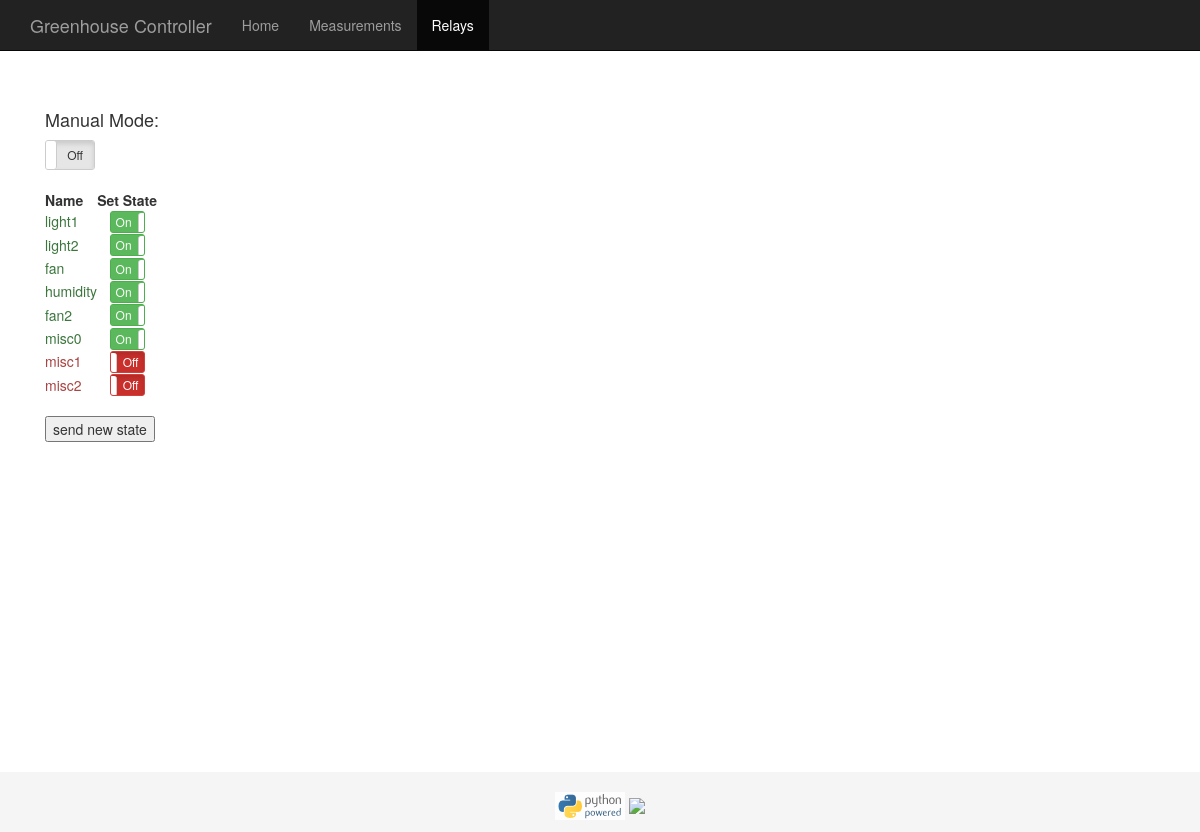
Page /greenhouse_app/relays/ on the committed database.
### greenhouse_app/models.py (models this page shows, shortened)
class Relay(models.Model):
    name = models.CharField(max_length=128, unique=True)
    pin = models.PositiveSmallIntegerField(null=True)
    state = models.BooleanField(default=False)
    wanted_state = models.BooleanField(default=False)
    simulate = models.BooleanField(default=True)
    time_governor = models.ForeignKey(TimeGovernor, null=True)

### greenhouse_app/views.py (the view)
def relays(request):
    relay_list = Relay.objects.order_by()
    manual_mode = Configurations.objects.get(name='manual_mode')
    context_dict = {'relays': relay_list, 'manual_mode': manual_mode.value}
    return render(request, 'greenhouse_app/relays.html', context_dict)

### templates/greenhouse_app/relays.html (shortened to what this page needs)
{% extends 'greenhouse_app/base.html' %}
{% load staticfiles %}
{% block relays_active_class %} active {% endblock %}
{% block body_block %}
{% if relays %}
    <h4>Manual Mode:</h4>
    <br>
    <br>
    <table>
        <thead>
            <tr>
                <th>Name</th>
                <th>Set State</th>
            </tr>
        </thead>
        <tbody id="relaysTableBody">
            {% for relay in relays %}
            <tr>
                <td id={{relay.name}}>
                    <div id="{{relay.name}}_color" class={% if relay.state == 1 %}"text-success"{% else %}"text-danger"{% endif %}>
                        {{relay.name}}
                    </div>
                </td>
                <td align="center"><input id="{{relay.name}}_checkbox" type="checkbox" {% if relay.state == 1 %}checked{% endif %} data-toggle="toggle" data-size="mini" data-onstyle="success" data-offstyle="danger"></td>
            </tr>
            {% endfor %}
        </tbody>
    </table>
    <br>
    <button id="setState" onclick=sendRelaysState()>send new state</button>
{% endif %}
{% endblock %}

### rows in the picture
Relay: name "light1"
Relay: name "light2"
Relay: name "fan"
Relay: name "humidity"
Relay: name "fan2"
Relay: name "misc0"
Relay: name "misc1"
Relay: name "misc2"
